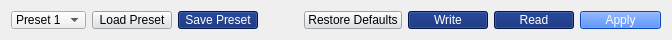
     <widget class="QWidget" name="button_area" native="true">
      <property name="minimumSize">
       <size>
        <width>0</width>
        <height>40</height>
       </size>
      </property>
      <property name="maximumSize">
       <size>
        <width>16777215</width>
        <height>40</height>
       </size>
      </property>
      <property name="styleSheet">
       <string notr="true"/>
      </property>
      <layout class="QHBoxLayout" name="horizontalLayout_2">
       <item>
        <widget class="QComboBox" name="preset_select">
         <property name="styleSheet">
          <string notr="true"/>
         </property>
         <item>
          <property name="text">
           <string>Preset 1</string>
          </property>
         </item>
         <item>
          <property name="text">
           <string>Preset 2</string>
          </property>
         </item>
         <item>
          <property name="text">
           <string>Preset 3</string>
          </property>
         </item>
        </widget>
       </item>
       <item>
        <widget class="QPushButton" name="load_button">
         <property name="styleSheet">
          <string notr="true">QPushButton {
    background-color: rgb(221, 225, 230);
    color: rgb(0, 0, 0);
}

QPushButton:hover {
    background-color: rgb(200, 205, 210);  /* 少し濃い */
    color: rgb(0, 0, 0);
}

QPushButton:pressed {
    background-color: rgb(170, 175, 180);  /* さらに濃い */
    color: rgb(0, 0, 0);
}
</string>
         </property>
         <property name="text">
          <string>Load Preset</string>
         </property>
        </widget>
       </item>
       <item>
        <widget class="QPushButton" name="save_button">
         <property name="styleSheet">
          <string notr="true">QPushButton {
    background-color: rgb(0, 29, 108);
    color: rgb(255, 255, 255);
}

QPushButton:hover {
    background-color: rgb(76, 96, 152);
    color: #FFFFFF;
}

QPushButton:pressed {
    background-color: rgb(0, 17, 64);
    color: #FFFFFF;
}
</string>
         </property>
         <property name="text">
          <string>Save Preset</string>
         </property>
         <property name="icon">
          <iconset resource="../Views/resources.qrc">
           <normaloff>:/RegisterPages/Images/Pages/RegisterPage/save-sharp.png</normaloff>:/RegisterPages/Images/Pages/RegisterPage/save-sharp.png</iconset>
         </property>
        </widget>
       </item>
       <item>
        <spacer name="button_spacer">
         <property name="orientation">
          <enum>Qt::Orientation::Horizontal</enum>
         </property>
         <property name="sizeHint" stdset="0">
          <size>
           <width>40</width>
           <height>20</height>
          </size>
         </property>
        </spacer>
       </item>
       <item>
        <widget class="QPushButton" name="reset_button">
         <property name="styleSheet">
          <string notr="true">QPushButton {
    background-color: rgb(221, 225, 230);
    color: rgb(0, 0, 0);
}

QPushButton:hover {
    background-color: rgb(200, 205, 210);  /* 少し濃い */
    color: rgb(0, 0, 0);
}

QPushButton:pressed {
    background-color: rgb(170, 175, 180);  /* さらに濃い */
    color: rgb(0, 0, 0);
}
</string>
         </property>
         <property name="text">
          <string>Restore Defaults</string>
         </property>
         <property name="icon">
          <iconset resource="../Views/resources.qrc">
           <normaloff>:/RegisterPages/Images/Pages/RegisterPage/refresh-sharp.png</normaloff>:/RegisterPages/Images/Pages/RegisterPage/refresh-sharp.png</iconset>
         </property>
        </widget>
       </item>
       <item>
        <widget class="QPushButton" name="write_button">
         <property name="styleSheet">
          <string notr="true">QPushButton {
    background-color: rgb(0, 29, 108);
    color: rgb(255, 255, 255);
}

QPushButton:hover {
    background-color: rgb(76, 96, 152);
    color: #FFFFFF;
}

QPushButton:pressed {
    background-color: rgb(0, 17, 64);
    color: #FFFFFF;
}
</string>
         </property>
         <property name="text">
          <string>Write</string>
         </property>
         <property name="icon">
          <iconset resource="../Views/resources.qrc">
           <normaloff>:/RegisterPages/Images/Pages/RegisterPage/upload.png</normaloff>:/RegisterPages/Images/Pages/RegisterPage/upload.png</iconset>
         </property>
        </widget>
       </item>
       <item>
        <widget class="QPushButton" name="read_button">
         <property name="styleSheet">
          <string notr="true">QPushButton {
    background-color: rgb(0, 29, 108);
    color: rgb(255, 255, 255);
}

QPushButton:hover {
    background-color: rgb(76, 96, 152);
    color: #FFFFFF;
}

QPushButton:pressed {
    background-color: rgb(0, 17, 64);
    color: #FFFFFF;
}
</string>
         </property>
         <property name="text">
          <string>Read</string>
         </property>
         <property name="icon">
          <iconset resource="../Views/resources.qrc">
           <normaloff>:/RegisterPages/Images/Pages/RegisterPage/download.png</normaloff>:/RegisterPages/Images/Pages/RegisterPage/download.png</iconset>
         </property>
        </widget>
       </item>
       <item>
        <widget class="QPushButton" name="apply_button">
         <property name="sizePolicy">
          <sizepolicy hsizetype="Minimum" vsizetype="Fixed">
           <horstretch>0</horstretch>
           <verstretch>0</verstretch>
          </sizepolicy>
         </property>
         <property name="minimumSize">
          <size>
           <width>81</width>
           <height>0</height>
          </size>
         </property>
         <property name="styleSheet">
          <string notr="true">QPushButton {
    background-color: rgb(15, 98, 254);
    color: rgb(255, 255, 255);
}

QPushButton:hover {
    background-color: rgb(35, 118, 255);
    color: #FFFFFF;
}

QPushButton:pressed {
    background-color: rgb(10, 78, 204);
    color: #FFFFFF;
}
</string>
         </property>
         <property name="text">
          <string>Apply</string>
         </property>
        </widget>
       </item>
      </layout>
     </widget>
